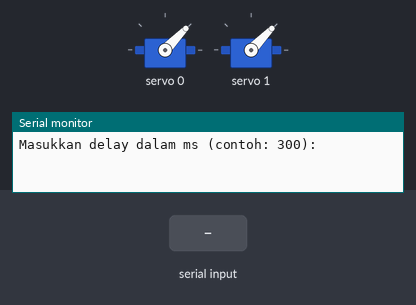
This sketch was run on a simulated Arduino Uno, built with avr-gcc and run on an emulated ATmega328P. On the bench: 2 × servo, the last lines printed to the serial monitor. The test bench sets the inputs (shaded band).

Above: at 1.2 s.
1.3 s: "90,45\n" received over Serial
At 3.57 s:
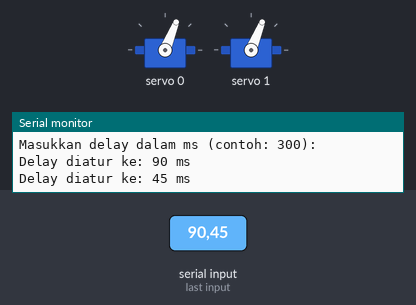
4.3 s: "30,150\n" received over Serial
At 5.2 s:
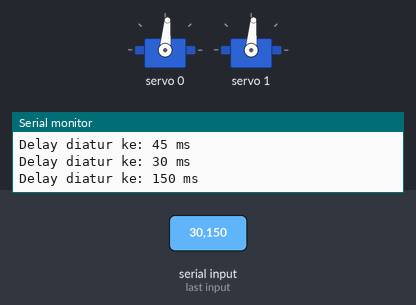
7.3 s: "5\n" received over Serial
At 8.78 s:
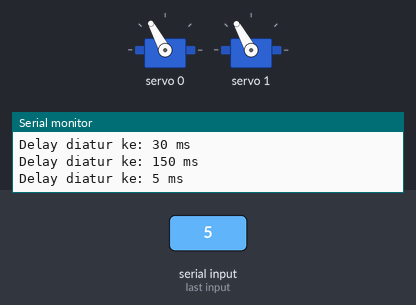
Timing chart, 0 to 16.3 s (numbered marks = the images above; inputs shaded):
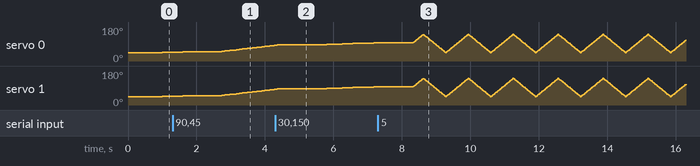

The sketch:

Transporter_Mecanum.ino
```cpp
#include <Wire.h>
#include <Adafruit_PWMServoDriver.h>

Adafruit_PWMServoDriver pca = Adafruit_PWMServoDriver();

int delayTime = 500;  // default delay dalam ms
bool increasing = true;
int servoPos = 1000;

void setup() {
  Serial.begin(9600);
  pca.begin();
  pca.setPWMFreq(50);  // 50Hz cocok untuk servo
  Serial.println("Masukkan delay dalam ms (contoh: 300):");
}

void loop() {
  // Baca input dari Serial Monitor
  if (Serial.available()) {
    int input = Serial.parseInt();
    if (input > 0) {
      delayTime = input;
      Serial.print("Delay diatur ke: ");
      Serial.print(delayTime);
      Serial.println(" ms");
    }
  }

  // Kirim sinyal ke Channel 0 dan 1
  int tick = usToTicks(servoPos);
  pca.setPWM(0, 0, tick);  // Servo di Channel 0
  pca.setPWM(1, 0, tick);  // Servo di Channel 1

  // Pergerakan bolak-balik (wiper)
  if (increasing) {
    servoPos += 10;
    if (servoPos >= 2000) {
      servoPos = 2000;
      increasing = false;
    }
  } else {
    servoPos -= 10;
    if (servoPos <= 1000) {
      servoPos = 1000;
      increasing = true;
    }
  }

  delay(delayTime);  // jeda antar gerakan
}

// Konversi microsecond ke tick PCA9685 (1 tick ≈ 4.88us)
int usToTicks(int us) {
  return map(us, 1000, 2000, 205, 410);
}
```
